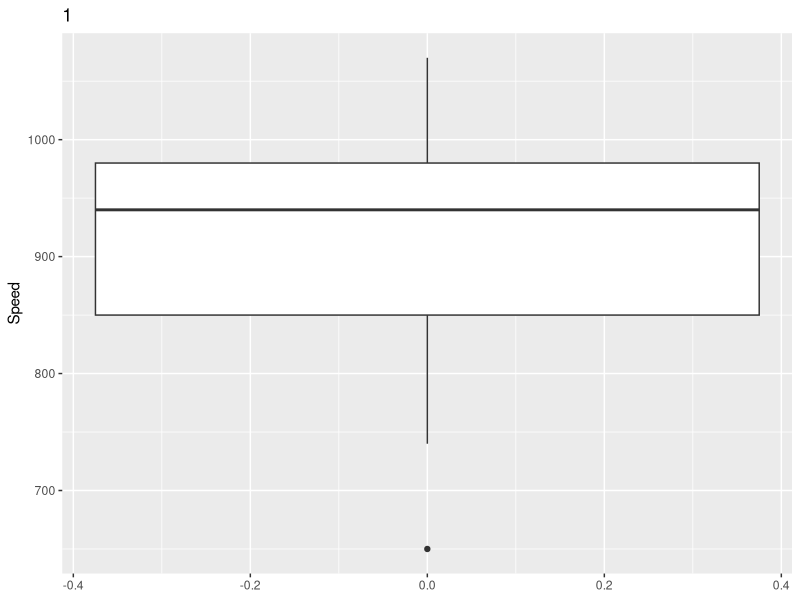
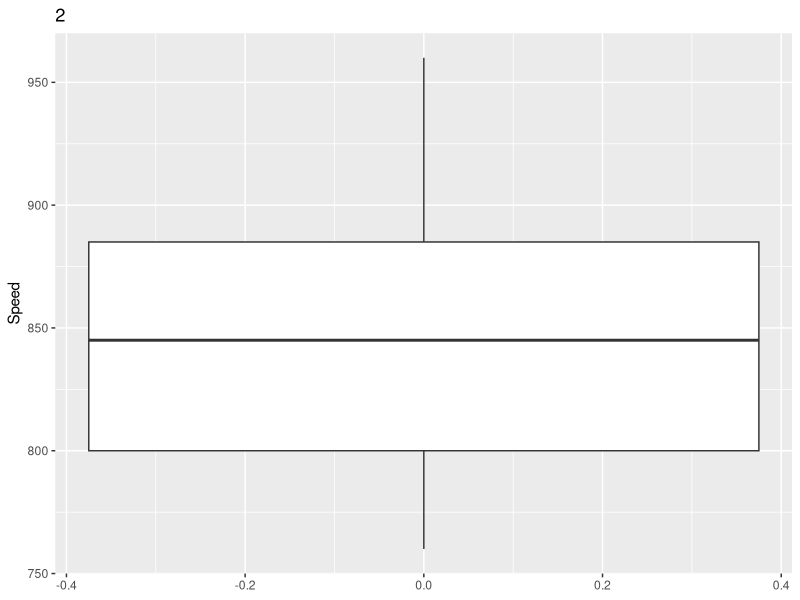
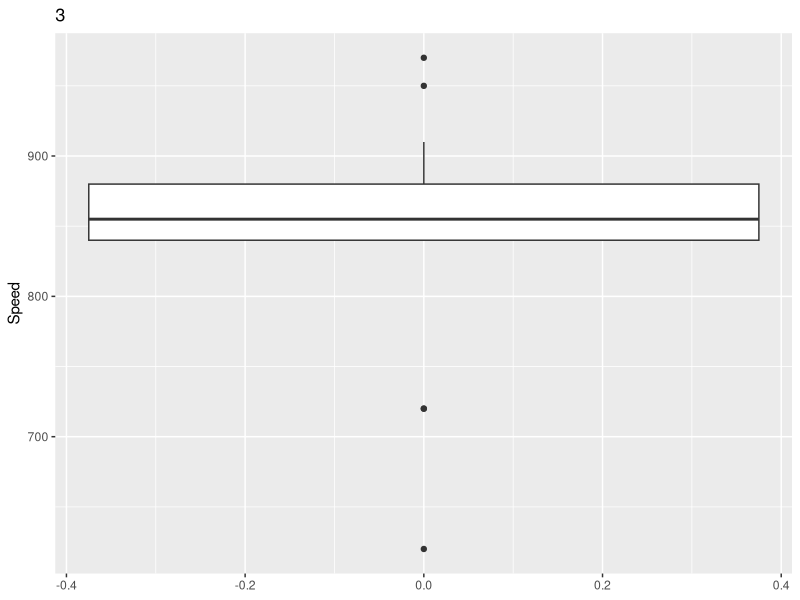
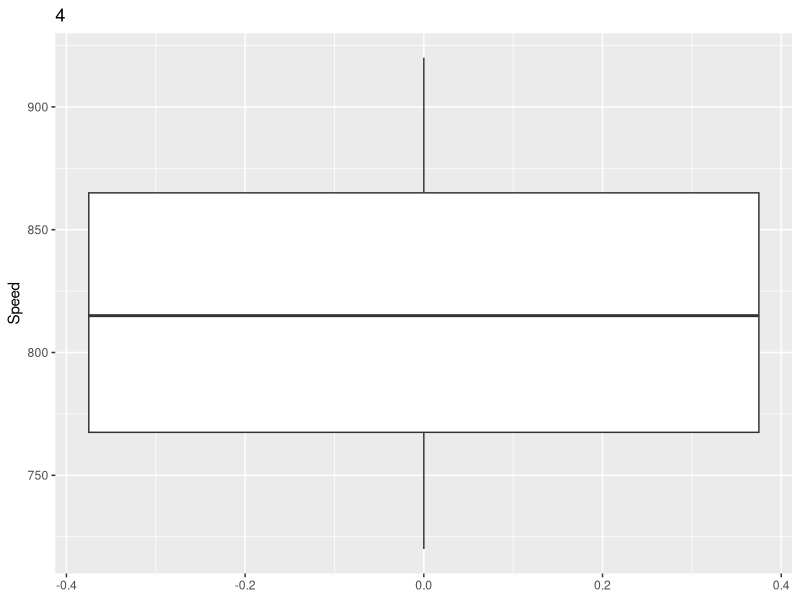
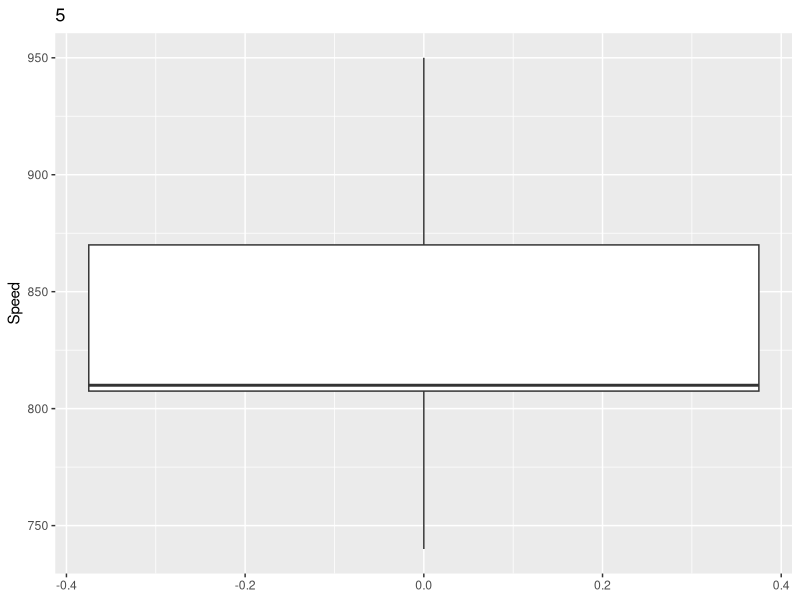
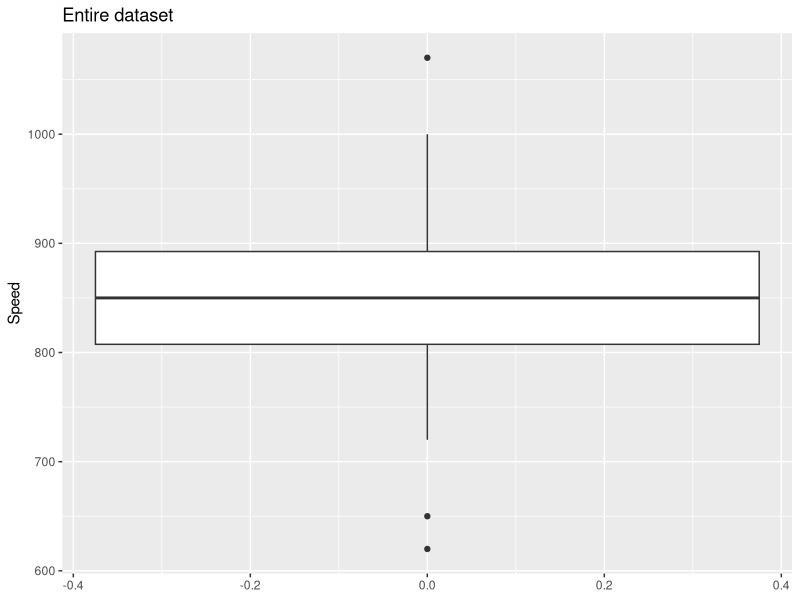
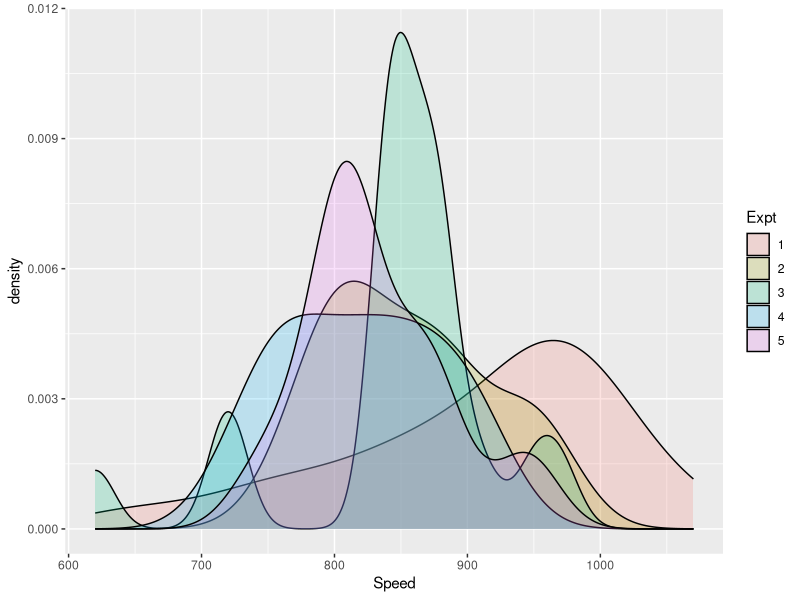

These figures' R source, in order:
## ---- chunk 1
knitr::opts_chunk$set(echo = TRUE)
## ---- chunk 2
library(dplyr)
library(ggplot2)
## ---- chunk 3
data <- read.csv("humans-names.csv")
morleydata <- read.table("morley.dat",header=T)


## ---- chunk 4
expt = unique(morley$Expt)
expt.i = expt[1]
for(expt.i in expt)
{
  morley.i = morley[morley$Expt==expt.i,]
  print(ggplot(morley.i,aes(y=Speed)) + geom_boxplot() + ggtitle(expt.i))
}
ggplot(morley,aes(y=Speed)) + geom_boxplot() + ggtitle("Entire dataset")
## ---- chunk 5
morleydata$Expt <- as.factor(morleydata$Expt)

head(morleydata)
## ---- chunk 6
morleydata %>% ggplot(aes(x = Speed, fill = Expt))+
  geom_density(alpha = 0.2)
## ---- chunk 7
x <- morleydata %>% filter(Expt == 1) %>% select(Speed) %>% lapply(quantile) #quantile for first experiment
x
## ---- chunk 8
y <- x$Speed[4] - x$Speed[2]
y <- y * 1.5
z <- x$Speed[2] - y
## ---- chunk 9
z
